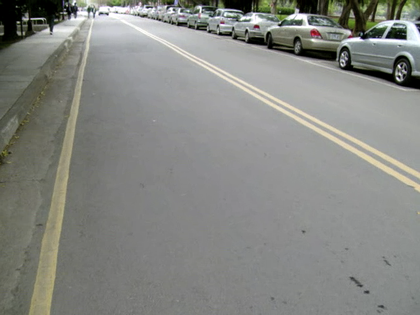
%> input picture trunk/pics/road2.bmp, 420 x 315 px, shrunk from 638 x 478 before the run
$ octave hough.m   (GNU Octave 9; MATLAB toolbox functions it lacks are replaced by stand-ins)
%> lines starting %> are read from the running program, lines starting %| are printed output that depends on the picture
### trunk/matlab/color2gray.m
% File: color2gray.m
% Author: ryanlei
% Creation: 2009/04/19
% Modification: XXXX/XX/XX
% Description: Transform a 3D color image into a 2D grayscale.

function [ result ] = color2gray ( img )
result = img(:,:,1) / 3 + img(:,:,2) / 3 + img(:,:,3) / 3;
end

### trunk/matlab/map_0_255.m
% File: map_0_255.m
% Author: ryanlei
% Creation: 2009/04/19
% Modification: XXXX/XX/XX
% Description: Map the image to 0~255 index range.

function [ result ] = map_0_255 ( img )

result = double( img );
MAX = max( result(:) );
MIN = min( result(:) );

result = (img - MIN) / (MAX - MIN) * 255;

result = uint8( result );

end

### trunk/matlab/hough.m
%%% Note: to improve, try multiple thresholds
% [a] minimum edge value
% [b] min_vote >= Diagonal * 0.X
% [c] min_vote >= max_vote * 0.X
% [d] choose no more than XX best votes
% And use cells to avoid too many lines
%%%
%%% Consider printing candidate (rho,theta) counts at each step.

% File: hough.m
% Author: ryanlei
% Creation: 2009/04/19
% Modification: 2009/04/20
% Description: The Hough transform which starts with nothing.
clear all;
close all;

img = color2gray( imread( '../pics/road2.bmp' ) );  % original image in grayscale
%> in color2gray, `result = img(:,:,1) / 3 + img(:,:,2) / 3 + img(:,:,3) / 3;`:
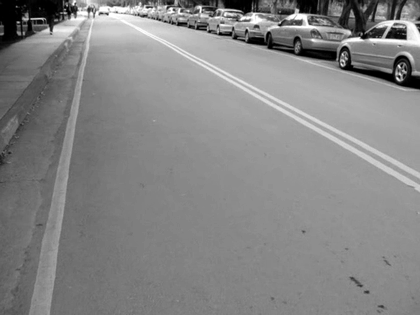
%> result: size 315x420 uint8; min 0, max 255, mean 133.5
figure( 1 );
imshow( img );
title( 'Original image' );
M = size( img, 1 );
%> M = 315
N = size( img, 2 );
%> N = 420
% voting matrix: -D <= rho <= D (D = diagonal); 1' <= theta <= 180'
D = round( sqrt( M^2 + N^2 ) );
%> D = 525
vote = zeros( 2 * D + 1, 180 );

% #define the threshold edge value
min_edge = 20;
% [a] #define the threshold number of votes
min_vote = D * 0.3;
%> min_vote = 157.5
% or [b] #define the ratio to the maximum votes
vote_ratio = 0.75;

% COS_SIN_COT table
i = [ 1 : 180 ]';
COS = cosd( i );
SIN = sind( i );
COT = cotd( i );


%%% [1] Obtain an edge image
%%% Other filters ??
% the Laplacian operator
%filter = [0,-1,0; -1,4,-1; 0,-1,0];
% the Sobel operator (horizontal)
filter = [-1,0,1; -2,0,2; -1,0,1];
% the Gradient (horizontal)
%filter = [0,0,0;0,1,-1;0,0,0];
% obtain the "edge image"
edge = abs( filter2( filter, img ) );
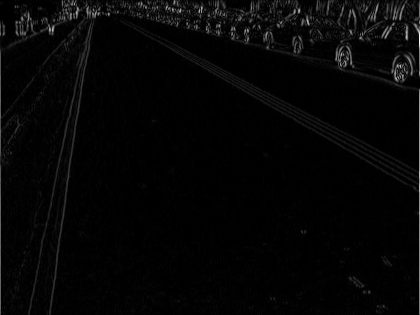
%> edge: size 315x420 double; min 0, max 1018, mean 23.5; drawn with min black and max white
%%% chop the border pixels [ SHOULD NOT DO THIS IN C => Use reflection ]
edge( 1, : ) = 0;
edge( M, : ) = 0;
%> edge: size 315x420 double; min 0, max 1018, mean 23.3; mean of the top-left, top-right, bottom-left and bottom-right quarters 29.5, 41.6, 12.7, 9.5
edge( :, 1 ) = 0;
edge( :, N ) = 0;
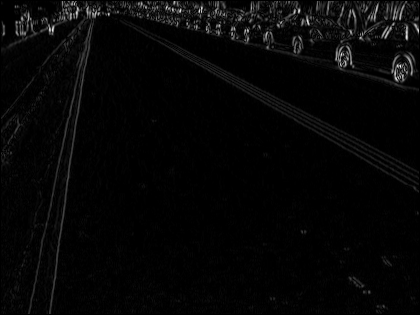
%> edge: size 315x420 double; min 0, max 808, mean 21.2; drawn with min black and max white

edge = map_0_255( edge );
%> in map_0_255, `MAX = max( result(:) );`: MAX = 808
%> in map_0_255, `MIN = min( result(:) );`: MIN = 0
figure( 2 );
imshow( edge );
title( 'Edge image' );

%%% [2] The voting process
% only keep those > edge_min and record their (x,y)
[ x, y ] = find( edge >= min_edge );
%> x = 11787 values from 2 to 314; y = 11787 values from 2 to 419

for THETA = 1 : 180
    % formula : x*cos(theta) + y*sin(theta) = rho
    % right-shift RHO by (D+1) to avoid negative indices
    RHO = round( x .* COS(THETA) + y .* SIN(THETA) + (D + 1) );
    for i = 1 : size( RHO )
        vote( RHO( i ), THETA ) = vote( RHO( i ), THETA ) + 1;  % vote for this (rho,theta)
    end
end
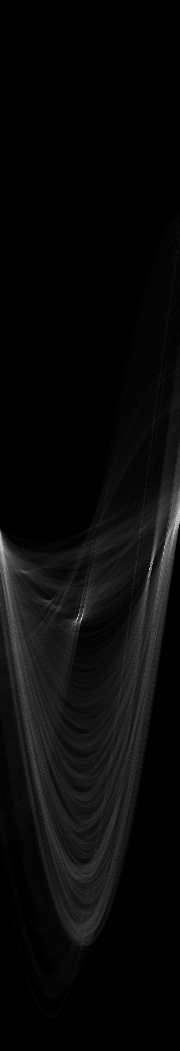
%> vote: size 1051x180 double; min 0, max 294, mean 11.2; drawn with min black and max white

% show the voting result
% figure( 3 );
% imshow( map_0_255( vote ) );
% title( 'Voting result' );

%%% [3] Plot the lines based on the voted rho's and theta's
% plot the straight line using rho's and theta's that received top votes
% plot to the matrix "hough"
% slope = -cot( theta )
% y-intercept = rho * csc( theta )
result = edge;
result( :, :, 2 ) = result( :, :, 1 );
result( :, :, 3 ) = result( :, :, 2 );
%> result: size 315x420x3 uint8

% record the rho's and theta's
%%% the threshold
[ rho, theta ] = find( vote >= min_vote );
%> rho = 250 values from 502 to 622; theta = 250 values from 1 to 180
% left-shift rho by (D+1)
rho = rho - ( D + 1 );
%> rho = 250 values, max 96 at index 90, min -24 at index 228, mean 14.81
slope = -COT( theta );
y_int = rho ./ SIN( theta );

% plot: |slope| <=   1, then plot along x-axis
%   1 < |slope| <= 100, then plot along y-axis
%       |slope| >  100, then plot vertical line

for line = 1 : size( slope, 1 )
    if abs( slope( line ) ) <= 1
        % plot with delta[x] = 1
        for x = 1 : M
            % y = a * x + b
            y = round( slope( line ) * x + y_int( line ) );
            if y > 1 && y <= N
                result( x, y, 1 ) = 255;
                result( x, y, 2 ) = 0;
                result( x, y, 3 ) = 0;
            end
        end
    elseif abs( slope( line ) ) > 100
        % plot vertically
        for y = 1 : N
            x = rho( line );
            if x > 1 && x <= M
                result( x, y, 1 ) = 255;
                result( x, y, 2 ) = 0;
                result( x, y, 3 ) = 0;
            end
        end
    else
        % plot with delta[y] = 1
        for y = 1 : N
            % x = ( y - b ) / a
            x = round( ( y - y_int( line ) ) / slope( line ) );
            if x > 1 && x <= M
                result( x, y, 1 ) = 255;
                result( x, y, 2 ) = 0;
                result( x, y, 3 ) = 0;
            end
        end

    end
end
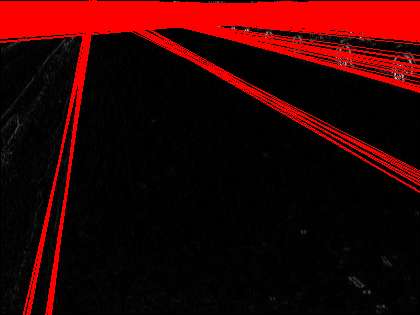
%> result: size 315x420x3 uint8; mean R, G, B 44.9, 2.4, 2.4
%> after the loop, x = -2; y = 420

figure( 4 );
imshow( result );
title( 'Hough Transform' );
